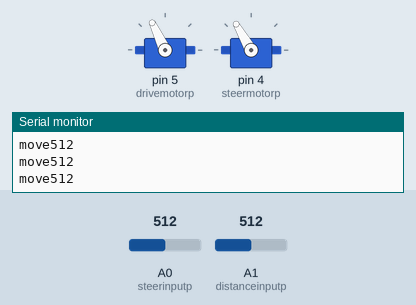
The sketch below on a simulated Arduino Uno, built with avr-gcc and run on an emulated ATmega328P. Shown: 2 × servo, the last lines printed to the serial monitor. The inputs (shaded band) are chosen by the test bench; at power-on: A1 (distanceinputp) = 512, A0 (steerinputp) = 512.

Above: at 3.2 s.
3.3 s: A1 (distanceinputp) set to 271
4.8 s: A1 (distanceinputp) set to 246
At 5.4 s:
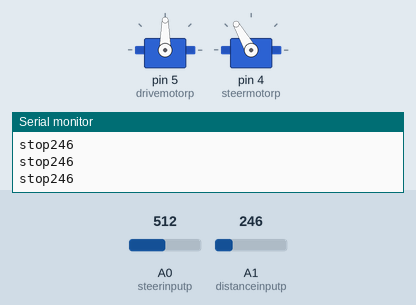
6.3 s: A0 (steerinputp) set to 282
7.8 s: A0 (steerinputp) set to 259
At 8.6 s:
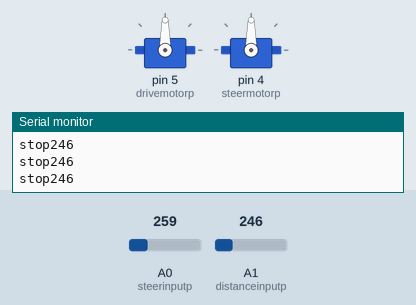
9.3 s: A1 (distanceinputp) set to 270
At 10.5 s:
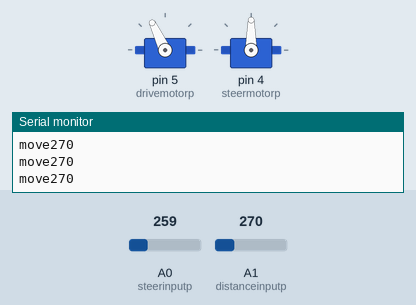
10.8 s: A0 (steerinputp) set to 122
At 12.1 s:
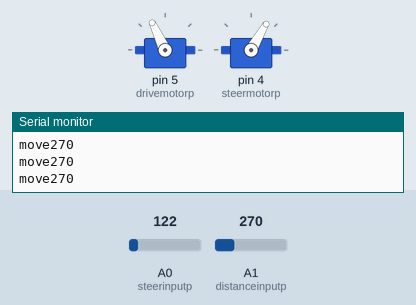
Timing chart, 0 to 13.3 s (numbered marks = the images above; inputs shaded):
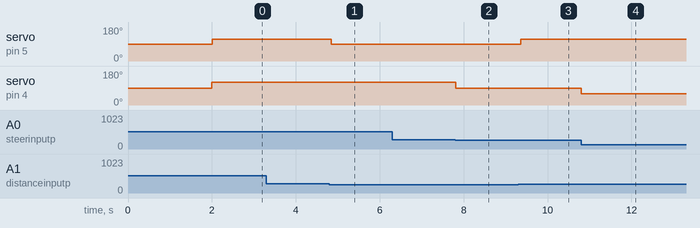

Measured:
- the behaviour switches between 260 and 259 on A1 (distanceinputp) (found by bisection; images 0 and 1)
- the behaviour switches between 273 and 272 on A0 (steerinputp) (found by bisection; images 1 and 2)
- after the input at 4.8 s, servo on pin 5 (drivemotorp): 115° → 90° after 0.05 s
- after the input at 7.8 s, servo on pin 4 (steermotorp): 120° → 90° at once
- after the input at 9.3 s, servo on pin 5 (drivemotorp): 90° → 115° after 0.07 s
- after the input at 10.8 s, servo on pin 4 (steermotorp): 90° → 60° at once

The sketch:

Charlie.ino
```cpp
#include <Servo.h>

// === SERVO OBJECTS ===
Servo driveservo;  // controls rear drive motor via ESC (90=stop, 115=forward)
Servo steerservo;  // controls front steering servo (90=straight, 60=left, 120=right)

// === SENSOR AVERAGING SETUP ===
// Uses a rolling average over the last 10 distance readings to smooth out noise.
const int numReadings = 10;
int readings[numReadings];  // circular buffer of sensor readings
int readIndex = 0;          // current position in the buffer
long total    = 0;          // running sum of buffer values
int average   = 0;          // computed average

// === PIN DEFINITIONS ===
const byte drivemotorp    = 5;   // PWM out → ESC (NOTE: swapped from Alpha/Bravo — drive is pin 5 here)
const byte steermotorp    = 4;   // PWM out → steering servo (NOTE: also swapped — steer is pin 4)
const byte steerinputp    = A0;  // analog in ← steering encoder
const byte distanceinputp = A1;  // analog in ← ultrasonic distance sensor (analog output type)

// === SENSOR / CONTROL VARIABLES ===
int steerinput;       // encoder reading mapped to 0–180
int distance;         // raw distance sensor value (unused directly — replaced by average)
int servoCmd = 90;    // steering target (fixed at 90 = straight — no pot in this file)

void setup() {
  driveservo.attach(drivemotorp);
  steerservo.attach(steermotorp);

  Serial.begin(9600);

  delay(2000);  // pause before starting — lets ESC arm and gives time to set robot down

  driveservo.write(90);  // start stopped
  steerservo.write(90);  // start straight
}

void loop() {

  // === ROLLING AVERAGE (distance sensor) ===
  // Subtracts oldest reading, adds new reading, recalculates average.
  // This smooths out sensor spikes so a single bad reading doesn't stop the robot.
  total = total - readings[readIndex];
  readings[readIndex] = analogRead(distanceinputp);  // read sensor
  total = total + readings[readIndex];
  readIndex = (readIndex + 1) % numReadings;  // advance circular buffer
  average = total / numReadings;

  Serial.println(average);  // debug: smoothed distance value

  // === STEERING FEEDBACK (closed-loop bang-bang) ===
  // FIX: Updated from 395–575 (old calibration) to 350 → 180 to match current hardware after rebuild.
  steerinput = map(analogRead(steerinputp), 350, 180, 0, 180);

  // NOTE: This file uses ±8 consistently (no overlap zone). This is cleaner than Alpha/Bravo.
  if (steerinput > servoCmd + 8) {
    steerservo.write(60);   // steer left
  }
  else if (steerinput < servoCmd - 8) {
    steerservo.write(120);  // steer right
  }
  else {
    steerservo.write(90);   // center (stop steering motor)
  }

  // === DISTANCE-BASED DRIVE CONTROL ===
  // NOTE: forward speed here is write(115), not write(120) like Alpha/Bravo.
  // Was this intentional (slower speed for Charlie challenge)?
  if (average > 260) {
    driveservo.write(115);  // object is far — drive forward
    Serial.print("move");
  }
  if (average < 260) {
    driveservo.write(90);   // object is close — stop
    Serial.print("stop");
  }
  // NOTE: if average == exactly 260, neither block fires and drive state is unchanged.
  // This is rare but could leave the motor in an unexpected state.
  // Consider using >= and < instead of > and < to avoid the gap.
}
```
